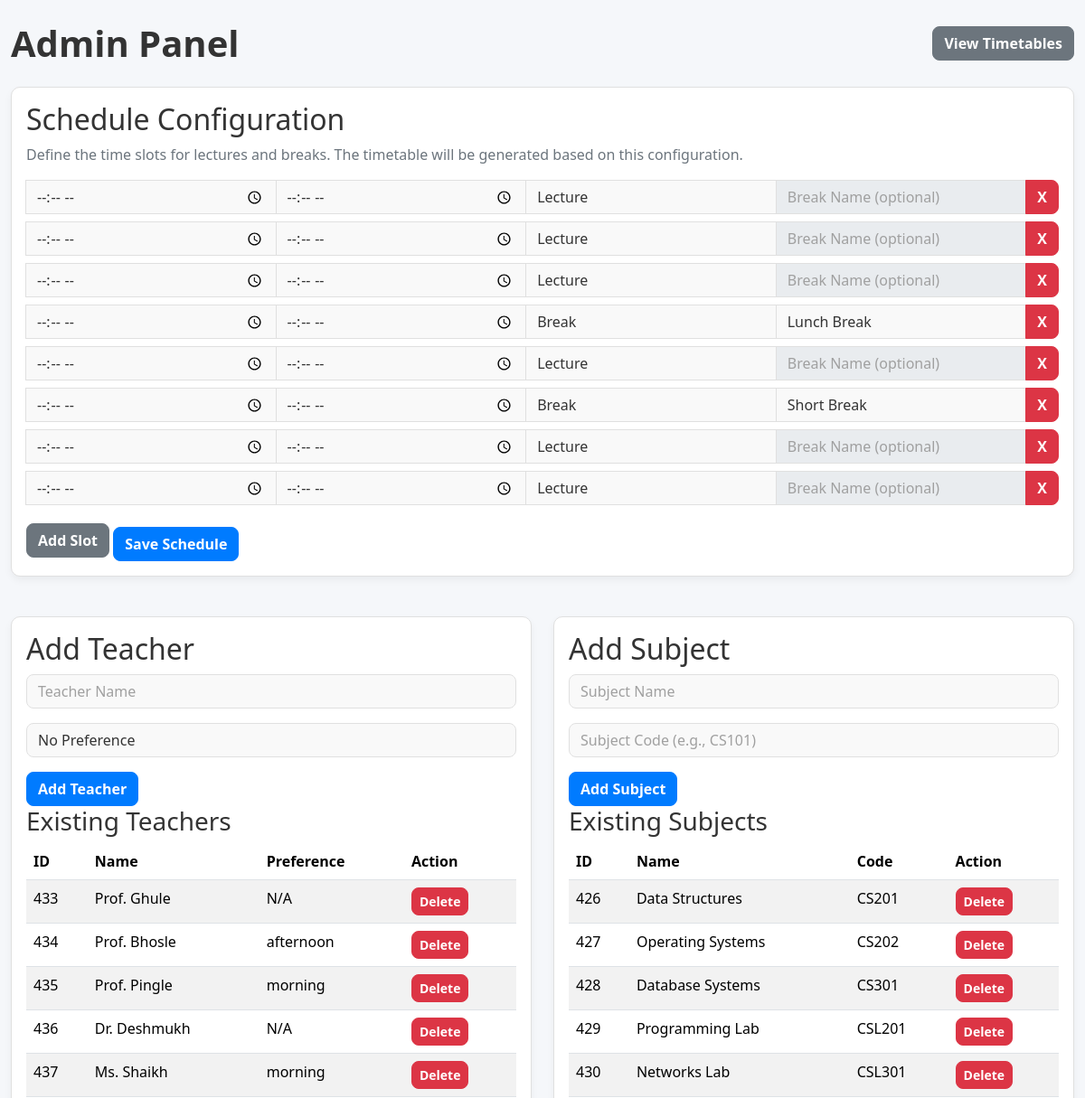
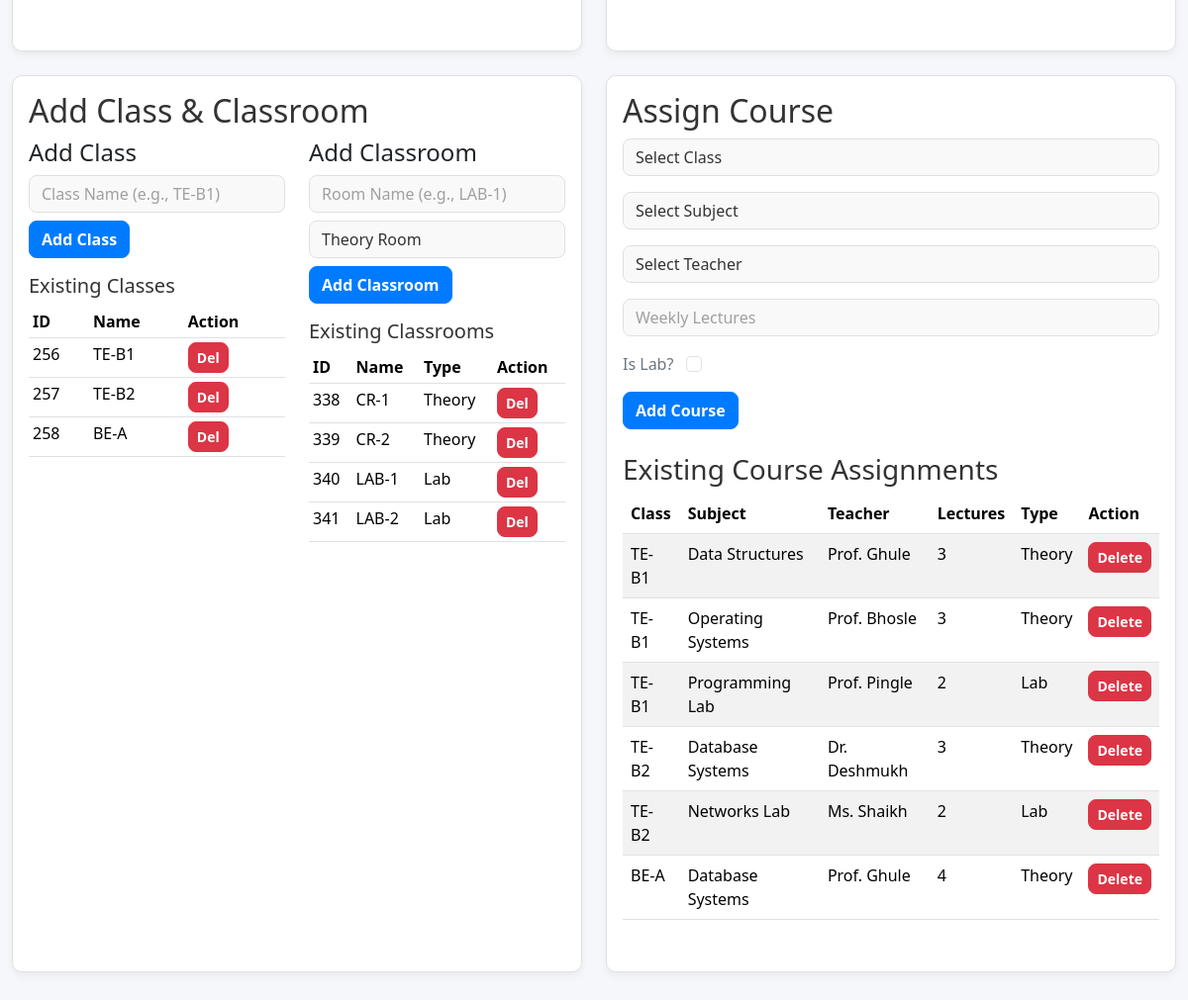
/manage, run on the app's committed database (2 pictures, top to bottom).
### tables this page shows
CREATE TABLE schedule_config (
                config_id INTEGER PRIMARY KEY,
                num_lectures_per_day INTEGER,
                start_time TEXT,
                end_time TEXT,
                is_break INTEGER,
                break_name TEXT
            );

CREATE TABLE teachers (
                teacher_id INTEGER PRIMARY KEY AUTOINCREMENT,
                name TEXT NOT NULL
            );

CREATE TABLE teacher_preferences (
                teacher_id INTEGER PRIMARY KEY,
                preference TEXT,
                FOREIGN KEY (teacher_id) REFERENCES teachers(teacher_id)
            );

CREATE TABLE subjects (
                subject_id INTEGER PRIMARY KEY AUTOINCREMENT,
                name TEXT NOT NULL,
                code TEXT NOT NULL UNIQUE
            );

CREATE TABLE classes (
                class_id INTEGER PRIMARY KEY AUTOINCREMENT,
                name TEXT NOT NULL UNIQUE
            );

CREATE TABLE classrooms (
                classroom_id INTEGER PRIMARY KEY AUTOINCREMENT,
                name TEXT NOT NULL UNIQUE,
                is_lab INTEGER DEFAULT 0
            );

CREATE TABLE courses (
                course_id INTEGER PRIMARY KEY AUTOINCREMENT,
                class_id INTEGER,
                subject_id INTEGER,
                teacher_id INTEGER,
                weekly_lectures INTEGER NOT NULL,
                is_lab INTEGER NOT NULL DEFAULT 0,
                FOREIGN KEY (class_id) REFERENCES classes(class_id),
                FOREIGN KEY (subject_id) REFERENCES subjects(subject_id),
                FOREIGN KEY (teacher_id) REFERENCES teachers(teacher_id)
            );

### app.py (the view, shortened to what this page needs)
@app.route('/manage', methods=['GET', 'POST'])
def manage():
    db = get_db()
    cur = db.cursor()
    teachers = cur.execute('SELECT teachers.*, teacher_preferences.preference FROM teachers LEFT JOIN teacher_preferences ON teachers.teacher_id = teacher_preferences.teacher_id').fetchall()
    subjects = cur.execute('SELECT * FROM subjects').fetchall()
    classes = cur.execute('SELECT * FROM classes').fetchall()
    classrooms = cur.execute('SELECT * FROM classrooms').fetchall()
    courses = cur.execute('''
        SELECT c.*, t.name as teacher_name, sub.name as subject_name, cl.name as class_name
        FROM courses c
        JOIN teachers t ON c.teacher_id = t.teacher_id
        JOIN subjects sub ON c.subject_id = sub.subject_id
        JOIN classes cl ON c.class_id = cl.class_id
    ''').fetchall()
    schedule_config = get_slot_times()
    return render_template('manage.html', teachers=teachers, subjects=subjects, classes=classes, classrooms=classrooms, courses=courses, schedule_config=schedule_config, messages=flash)

### templates/manage.html (shortened to what this page needs)
<!DOCTYPE html>
<html lang="en">
<head>
    <link rel="stylesheet" href="https://cdn.jsdelivr.net/npm/bootstrap@5.3.1/dist/css/bootstrap.min.css">
    <link rel="stylesheet" href="{{ url_for('static', filename='css/style.css') }}">
</head>
<body>
<div class="container-fluid py-4">
    <div class="d-flex justify-content-between align-items-center mb-4">
        <h1 class="main-title">Admin Panel</h1>
        <a href="{{ url_for('index') }}" class="btn btn-secondary">View Timetables</a>
    </div>
    <div class="card p-3 mb-4">
        <h2 class="h2">Schedule Configuration</h2>
        <p class="text-secondary">Define the time slots for lectures and breaks. The timetable will be generated based on this configuration.</p>
        <form id="scheduleConfigForm" action="{{ url_for('manage') }}" method="post">
            <div id="slotInputs">
                {% for slot in schedule_config %}
                    <div class="input-group mb-2">
                        <input type="time" class="form-control" name="start_time" value="{{ slot.start_time }}" required>
                        <input type="time" class="form-control" name="end_time" value="{{ slot.end_time }}" required>
                        <select class="form-control" name="is_break">
                            <option value="0" {% if not slot.is_break %}selected{% endif %}>Lecture</option>
                            <option value="1" {% if slot.is_break %}selected{% endif %}>Break</option>
                        </select>
                        <input type="text" class="form-control break-name-input" name="break_name" placeholder="Break Name (optional)" value="{{ slot.break_name or '' }}" {% if not slot.is_break %}disabled{% endif %}>
                        <button type="button" class="btn btn-danger remove-slot">X</button>
                    </div>
                {% endfor %}
            </div>
            <button type="button" class="btn btn-secondary mt-2" id="addSlotBtn">Add Slot</button>
            <button type="submit" class="btn btn-primary mt-3">Save Schedule</button>
        </form>
    </div>
    <div class="row">
        <div class="col-md-6 mb-4">
            <div class="card p-3 h-100">
                <h2 class="h2">Add Teacher</h2>
                <form id="addTeacherForm" action="{{ url_for('manage') }}" method="post" onsubmit="return confirm('Are you sure you want to add this teacher?');">
                    <div class="mb-3">
                        <input type="text" id="teacherName" name="teacher_name" class="form-control" placeholder="Teacher Name" required>
                    </div>
                    <div class="mb-3">
                        <select id="teacherPref" name="teacher_pref" class="form-control">
                            <option value="">No Preference</option>
                        </select>
                    </div>
                    <button type="submit" class="btn btn-primary">Add Teacher</button>
                </form>
                <h3 class="h3">Existing Teachers</h3>
                <div class="table-responsive">
                    <table class="table table-striped">
                        <thead><tr><th>ID</th><th>Name</th><th>Preference</th><th>Action</th></tr></thead>
                        <tbody>
                            {% for teacher in teachers %}
                            <tr>
                                <td>{{ teacher.teacher_id }}</td>
                                <td>{{ teacher.name }}</td>
                                <td>{{ teacher.preference or 'N/A' }}</td>
                                <td>
                                    <form action="{{ url_for('manage') }}" method="post" onsubmit="return confirm('Are you sure you want to delete this teacher?');">
                                        <button type="submit" class="btn btn-danger btn-sm">Delete</button>
                                    </form>
                                </td>
                            </tr>
                            {% endfor %}
                        </tbody>
                    </table>
                </div>
            </div>
        </div>
        <div class="col-md-6 mb-4">
            <div class="card p-3 h-100">
                <h2 class="h2">Add Subject</h2>
                <form id="addSubjectForm" action="{{ url_for('manage') }}" method="post" onsubmit="return confirm('Are you sure you want to add this subject?');">
                    <div class="mb-3">
                        <input type="text" id="subjectName" name="subject_name" class="form-control" placeholder="Subject Name" required>
                    </div>
                    <div class="mb-3">
                        <input type="text" id="subjectCode" name="subject_code" class="form-control" placeholder="Subject Code (e.g., CS101)" required>
                    </div>
                    <button type="submit" class="btn btn-primary">Add Subject</button>
                </form>
                <h3 class="h3">Existing Subjects</h3>
                <div class="table-responsive">
                    <table class="table table-striped">
                        <thead><tr><th>ID</th><th>Name</th><th>Code</th><th>Action</th></tr></thead>
                        <tbody>
                            {% for subject in subjects %}
                            <tr>
                                <td>{{ subject.subject_id }}</td>
                                <td>{{ subject.name }}</td>
                                <td>{{ subject.code }}</td>
                                <td>
                                    <form action="{{ url_for('manage') }}" method="post" onsubmit="return confirm('Are you sure you want to delete this subject?');">
                                        <button type="submit" class="btn btn-danger btn-sm">Delete</button>
                                    </form>
                                </td>
                            </tr>
                            {% endfor %}
                        </tbody>
                    </table>
                </div>
            </div>
        </div>
    </div>
    <div class="row">
        <div class="col-md-6 mb-4">
            <div class="card p-3 h-100">
                <h2 class="h2">Add Class & Classroom</h2>
                <div class="row">
                    <div class="col-md-6">
                        <h4>Add Class</h4>
                        <form id="addClassForm" action="{{ url_for('manage') }}" method="post" onsubmit="return confirm('Are you sure you want to add this class?');">
                            <input type="text" id="className" name="class_name" class="form-control" placeholder="Class Name (e.g., TE-B1)" required>
                            <button type="submit" class="btn btn-primary mt-2">Add Class</button>
                        </form>
                        <h5 class="h5 mt-3">Existing Classes</h5>
                        <div class="table-responsive">
                            <table class="table table-sm">
                                <thead><tr><th>ID</th><th>Name</th><th>Action</th></tr></thead>
                                <tbody>
                                    {% for class_obj in classes %}
                                    <tr>
                                        <td>{{ class_obj.class_id }}</td>
                                        <td>{{ class_obj.name }}</td>
                                        <td>
                                            <form action="{{ url_for('manage') }}" method="post" onsubmit="return confirm('Are you sure you want to delete this class?');">
                                                <button type="submit" class="btn btn-danger btn-sm">Del</button>
                                            </form>
                                        </td>
                                    </tr>
                                    {% endfor %}
                                </tbody>
                            </table>
                        </div>
                    </div>
                    <div class="col-md-6">
                        <h4>Add Classroom</h4>
                        <form id="addClassroomForm" action="{{ url_for('manage') }}" method="post" onsubmit="return confirm('Are you sure you want to add this classroom?');">
                            <input type="text" id="classroomName" name="classroom_name" class="form-control" placeholder="Room Name (e.g., LAB-1)" required>
                            <select id="isLab" name="is_lab" class="form-control mt-2">
                                <option value="0">Theory Room</option>
                            </select>
                            <button type="submit" class="btn btn-primary mt-2">Add Classroom</button>
                        </form>
                        <h5 class="h5 mt-3">Existing Classrooms</h5>
                        <div class="table-responsive">
                            <table class="table table-sm">
                                <thead><tr><th>ID</th><th>Name</th><th>Type</th><th>Action</th></tr></thead>
                                <tbody>
                                    {% for room in classrooms %}
                                    <tr>
                                        <td>{{ room.classroom_id }}</td>
                                        <td>{{ room.name }}</td>
                                        <td>{{ 'Lab' if room.is_lab else 'Theory' }}</td>
                                        <td>
                                            <form action="{{ url_for('manage') }}" method="post" onsubmit="return confirm('Are you sure you want to delete this classroom?');">
                                                <button type="submit" class="btn btn-danger btn-sm">Del</button>
                                            </form>
                                        </td>
                                    </tr>
                                    {% endfor %}
                                </tbody>
                            </table>
                        </div>
                    </div>
                </div>
            </div>
        </div>
        <div class="col-md-6 mb-4">
            <div class="card p-3 h-100">
                <h2 class="h2">Assign Course</h2>
                <form id="addCourseForm" action="{{ url_for('manage') }}" method="post" onsubmit="return confirm('Are you sure you want to add this course assignment?');">
                    <div class="mb-3">
                        <select id="courseClass" name="course_class" class="form-control" required>
                            <option value="">Select Class</option>
                        </select>
                    </div>
                    <div class="mb-3">
                        <select id="courseSubject" name="course_subject" class="form-control" required>
                            <option value="">Select Subject</option>
                        </select>
                    </div>
                    <div class="mb-3">
                        <select id="courseTeacher" name="course_teacher" class="form-control" required>
                            <option value="">Select Teacher</option>
                        </select>
                    </div>
                    <div class="mb-3">
                        <input type="number" id="weeklyLectures" name="weekly_lectures" class="form-control" placeholder="Weekly Lectures" min="1" required>
                    </div>
                    <div class="mb-3">
                        <label class="form-check-label text-secondary">Is Lab?</label>
                        <input type="checkbox" id="isLabCheckbox" name="is_lab_checkbox" class="form-check-input ms-2">
                    </div>
                    <button type="submit" class="btn btn-primary">Add Course</button>
                </form>
                <h3 class="h3 mt-4">Existing Course Assignments</h3>
                <div class="table-responsive">
                    <table class="table table-striped">
                        <thead><tr><th>Class</th><th>Subject</th><th>Teacher</th><th>Lectures</th><th>Type</th><th>Action</th></tr></thead>
                        <tbody>
                            {% for course in courses %}
                            <tr>
                                <td>{{ course.class_name }}</td>
                                <td>{{ course.subject_name }}</td>
                                <td>{{ course.teacher_name }}</td>
                                <td>{{ course.weekly_lectures }}</td>
                                <td>{{ 'Lab' if course.is_lab else 'Theory' }}</td>
                                <td>
                                    <form action="{{ url_for('manage') }}" method="post" onsubmit="return confirm('Are you sure you want to delete this course?');">
                                        <button type="submit" class="btn btn-danger btn-sm">Delete</button>
                                    </form>
                                </td>
                            </tr>
                            {% endfor %}
                        </tbody>
                    </table>
                </div>
            </div>
        </div>
    </div>
</div>
</body>
</html>

### data on the page
schedule_config: is_break "Lecture"
schedule_config: is_break "Lecture"
schedule_config: is_break "Lecture"
schedule_config: is_break "Break", break_name "Lunch Break"
schedule_config: is_break "Lecture"
schedule_config: is_break "Break", break_name "Short Break"
schedule_config: is_break "Lecture"
schedule_config: is_break "Lecture"
teachers: teacher_id "433", name "Prof. Ghule", preference "N/A"
teacher_preferences: teacher_id "434", name "Prof. Bhosle", preference "afternoon"
teacher_preferences: teacher_id "435", name "Prof. Pingle", preference "morning"
teachers: teacher_id "436", name "Dr. Deshmukh", preference "N/A"
teacher_preferences: teacher_id "437", name "Ms. Shaikh", preference "morning"
subjects: subject_id "426", name "Data Structures", code "CS201"
subjects: subject_id "427", name "Operating Systems", code "CS202"
subjects: subject_id "428", name "Database Systems", code "CS301"
subjects: subject_id "429", name "Programming Lab", code "CSL201"
subjects: subject_id "430", name "Networks Lab", code "CSL301"
classes: class_id "256", name "TE-B1"
classes: class_id "257", name "TE-B2"
classes: class_id "258", name "BE-A"
classrooms: classroom_id "338", name "CR-1", is_lab "Theory"
classrooms: classroom_id "339", name "CR-2", is_lab "Theory"
classrooms: classroom_id "340", name "LAB-1", is_lab "Lab"
classrooms: classroom_id "341", name "LAB-2", is_lab "Lab"
courses: class_name "TE-B1", subject_name "Data Structures", teacher_name "Prof. Ghule", weekly_lectures "3", is_lab "Theory"
courses: class_name "TE-B1", subject_name "Operating Systems", teacher_name "Prof. Bhosle", weekly_lectures "3", is_lab "Theory"
courses: class_name "TE-B1", subject_name "Programming Lab", teacher_name "Prof. Pingle", weekly_lectures "2", is_lab "Lab"
courses: class_name "TE-B2", subject_name "Database Systems", teacher_name "Dr. Deshmukh", weekly_lectures "3", is_lab "Theory"
courses: class_name "TE-B2", subject_name "Networks Lab", teacher_name "Ms. Shaikh", weekly_lectures "2", is_lab "Lab"
courses: class_name "BE-A", subject_name "Database Systems", teacher_name "Prof. Ghule", weekly_lectures "4", is_lab "Theory"
